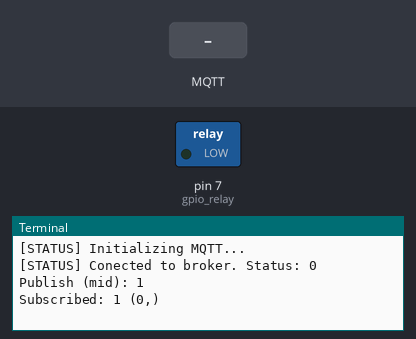
This program was run on a simulated Raspberry Pi (header pin numbers). On the bench: switched loads named in the program (green lamp = pin HIGH), the last lines printed to the terminal. The test bench sets the inputs (shaded band). No MQTT or app messages arrive unless stated.

Above: at 1.3 s.
1.4 s: MQTT message "on" arrives on the first subscribed topic
At 2.2 s:
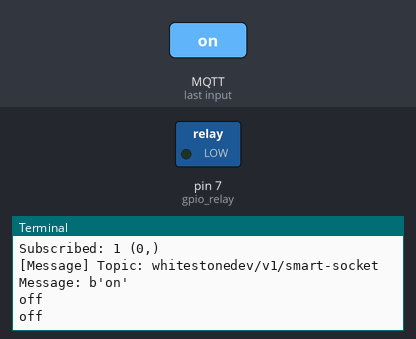
2.9 s: MQTT message "1" arrives on the first subscribed topic
At 3.4 s:
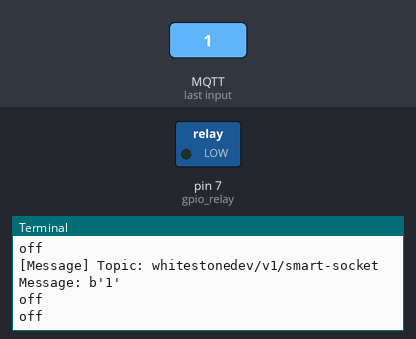
4.4 s: MQTT message "off" arrives on the first subscribed topic
At 5.7 s:
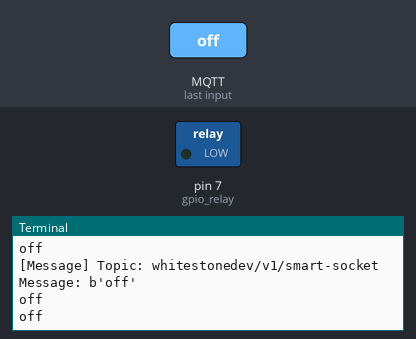

Measured:
- after the input at 1.4 s, the terminal: prints a new line at once (image 1)
- after the input at 2.9 s, the terminal: prints a new line at once (image 2)
- after the input at 4.4 s, the terminal: prints a new line at once (image 3)

The program:

main.py
```python
import paho.mqtt.client as mqtt
import RPi.GPIO as gpio
import sys

# Broker parameters
broker = "iot.eclipse.org"
brokerPort = 1883
keepAliveBroker = 60
topic = "whitestonedev/v1/smart-socket"

# Raspberry parameters
gpio_relay = 7
gpio.setmode(gpio.BOARD)
gpio.setup(gpio_relay, gpio.OUT)

# Callback - connection broker
def on_connect(client, userdata, flags, rc):
  print "[STATUS] Conected to broker. Status: " + str(rc)
  client.subscribe(topic)

# Callback - receive message
def on_message(client, userdata, msg):
  payload_message = str(msg.payload)
  print "[Message] Topic: " + msg.topic + " Message: " + payload_message
  if payload_message == "on":
    print "on"
    gpio.output(gpio_relay, gpio.HIGH)
  else:
    print "off"
    gpio.output(gpio_relay, gpio.LOW)
    print "off"

# Callback - publish message
def on_publish(mqttc, obj, mid):
  print("Publish (mid): " + str(mid))

# Clallback - subscribe topic
def on_subscribe(mqttc, obj, mid, granted_qos):
  print("Subscribed: " + str(mid) + " " + str(granted_qos))

# Main
try:
  print("[STATUS] Initializing MQTT...")
  client = mqtt.Client()
  client.on_connect = on_connect
  client.on_message = on_message
  client.on_publish = on_publish
  client.on_subscribe = on_subscribe

  client.connect(broker, brokerPort, keepAliveBroker)
  client.publish(topic, "I'm connected")
  client.loop_forever()
except KeyboardInterrupt:
  print "Ctrl+C pressed, over program..."
  gpio.cleanup()
  sys.exit(0)
```
